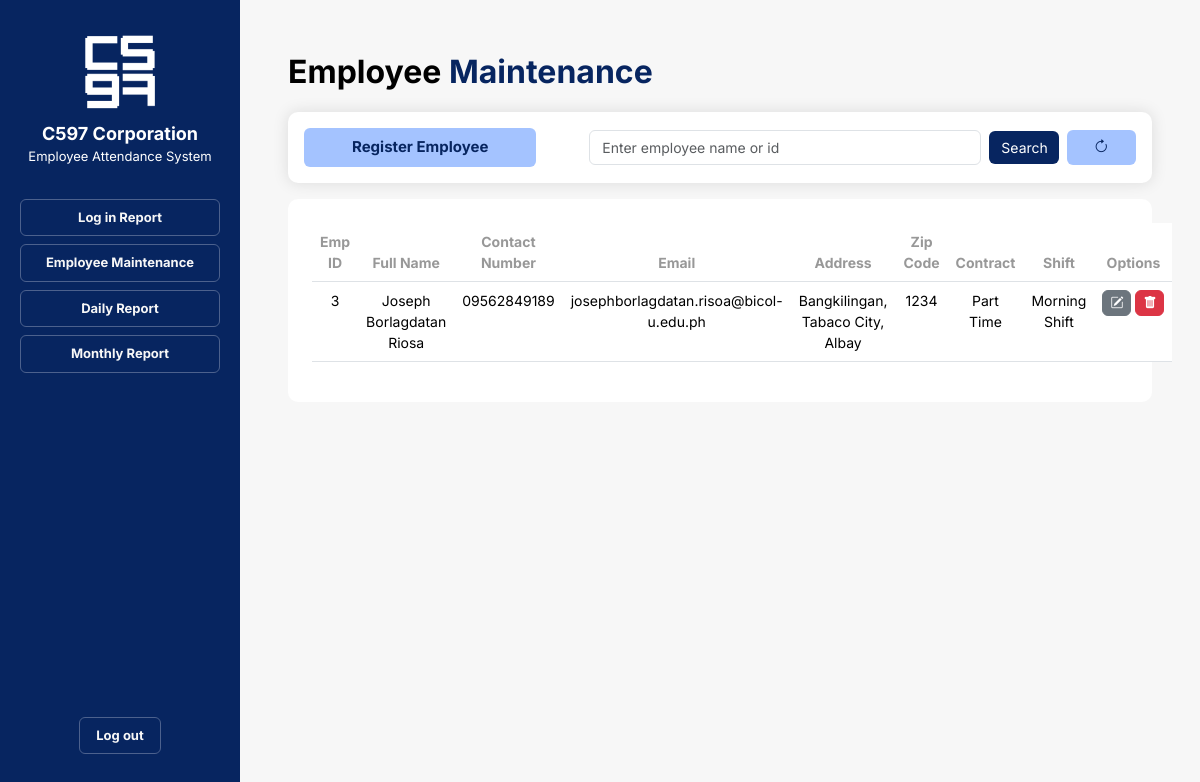
The page /pages/admin/employee-maintenance.php?emp_id=3 on the database its author committed.
### tables this page shows
CREATE TABLE `employee` (
  `emp_id` int(11) NOT NULL,
  `password` varchar(30) NOT NULL,
  `first_name` varchar(50) DEFAULT NULL,
  `middle_name` varchar(50) DEFAULT NULL,
  `last_name` varchar(50) DEFAULT NULL,
  `address` varchar(100) DEFAULT NULL,
  `zip` varchar(4) DEFAULT NULL,
  `contact_number` varchar(11) DEFAULT NULL,
  `email_address` varchar(50) DEFAULT NULL,
  `contract` varchar(50) NOT NULL,
  `shift` varchar(25) NOT NULL
);

### pages/admin/emp-load.php (the view)
<?php
    echo "<tr>";
    echo "<td>" . $row["emp_id"] . "</td>";
    echo "<td>" . $row["first_name"] . " " . $row["middle_name"] . " " . $row["last_name"] . "</td>";
    echo "<td>" . $row["contact_number"] . "</td>";
    echo "<td>" . $row["email_address"] . "</td>";
    echo "<td>" . $row["address"] . "</td>";
    echo "<td>" . $row["zip"] . "</td>";
    echo "<td>" . $row["contract"] . "</td>";
    echo "<td>" . $row["shift"] . "</td>";
    echo "<td>
        <div class='btn_container me-0 d-flex gap-1'>
            <a href='employee-edit.php?emp_id=" . $row["emp_id"] . "' class='nav-link'><button class='btn btn-secondary'><i class='bi bi-pencil-square'></i></button></a>
            <a href='employee-delete.php?emp_id=" . $row["emp_id"] . "' class='nav-link'><button class='btn btn-danger'><i class='bi bi-trash-fill'></i></button></a>
        </div>
    </td>";
    echo "</tr>";
?>

### pages/admin/employee-maintenance.php (shortened to what this page needs)
<!DOCTYPE html>
<html lang="en">
<head>
    <link rel="stylesheet" href="https://cdn.jsdelivr.net/npm/bootstrap@5.3.2/dist/css/bootstrap.min.css">
    <link rel="stylesheet" href="https://cdn.jsdelivr.net/npm/bootstrap-icons@1.11.2/font/bootstrap-icons.min.css">
    <link rel="stylesheet" href="../css/nav-bar.css">
    <link rel="stylesheet" href="../css/employee-maintenance.css">
</head>
<body class="container-fluid">
    <div class="container-fluid row gap-0">
        <?php
            include('../php/nav-bar.php');
        ?>
        <div class="right_panel container p-5">
            <p class="header_title">Employee <span class="blue_title">Maintenance</span></p>
                <form class="search_register white_container row m-0 p-3 align-items-center justify-content-between gap-2" method="GET">
                    <div class="register_button col col-4 m-0 p-0">
                        <a class="nav-link" href="employee-registration.php"><button class="btn btn-primary px-5 py-2" type="button">Register Employee</button></a>
                    </div>
                    <div class="col col-6-sm m-0 p-0">
                        <input class="form-control w-100" type="search" placeholder="Enter employee name or id" aria-label="Search" name="emp_id">
                    </div>
                    <div class="search_button col col-1 m-0 p-0">
                        <input class="btn btn-primary w-100" type="submit" value="Search">
                    </div>
                    <div class="register_button col col-1 ms-auto p-0">
                        <a href="employee-maintenance.php"><button type="button" class="btn btn-primary w-100"><i class="bi bi-arrow-clockwise"></i></button></a>
                    </div>
                </form>
            <div class="white_container row mt-3 p-4 mx-0 text-center justify-content-evenly">
                <table class="table">
                    <thead>
                        <tr>
                            <th scope="col">Emp ID</th>
                            <th scope="col">Full Name</th>
                            <th scope="col">Contact Number</th>
                            <th scope="col">Email</th>
                            <th scope="col">Address</th>
                            <th scope="col">Zip Code</th>
                            <th scope="col">Contract</th>
                            <th scope="col">Shift</th>
                            <th scope="col">Options</th>
                        </tr>
                    </thead>
                    <tbody class="table_body">
                        <?php
                            include_once __DIR__ . '/../php/connection.php';
                            if (isset($_GET["emp_id"])) {
                                $emp_id = $_GET["emp_id"];
                                $sql = "SELECT * FROM employee WHERE emp_id = '" . $emp_id . "' OR CONCAT(first_name, ' ', middle_name, ' ', last_name) LIKE '%" . $emp_id . "%'";
                                $result = mysqli_query($conn, $sql);
                                if (mysqli_num_rows($result) > 0) {
                                    while ($row = mysqli_fetch_assoc($result)) {
                                        include "emp-load.php";
                                    }
                                } else {
                                    $emp_notfound = true;
                                }
                            }
                        ?>
                    </tbody>
                </table>
            </div>
        </div>
    </div>
</body>
</html>

### pages/css/nav-bar.css (style rules this page uses)
body { font-family: 'Inter', sans-serif; }

### pages/css/employee-maintenance.css (style rules this page uses)
a { margin: 0; padding: 0; }
body { font-family: 'Inter', sans-serif; background: #f7f7f7; }
.blue_title { color: #072560; }
.btn_container .btn { font-size: 13px; padding: 2.5px 7px; }
.container-fluid { margin: 0; padding: 0; }
.header_title { font-weight: bold; font-size: 2rem; }
.register_button button, .register_button button:hover { background-color: #A4C3FF; border: none; color: #072560; font-weight: bold; font-size: 15px; }
.right_panel { width: 80%; margin-left: 20%; color: black; min-height: 100vh; }
.search_button input, .search_button input:hover { border: none; background-color: #072560; color: white; font-size: 14px; }
.search_register { box-shadow: 0 0 15px 1px rgba(0, 0, 0, 0.1); }
.search_register input { font-size: 14px; }
.table th { color: #989898; }
.table th, .table_body td { font-size: 14px; }
.white_container { background-color: #fff; border-radius: 10px; padding: 10px; }

### rows shown on the page
employee: emp_id "3", first_name "Joseph", middle_name "Borlagdatan", last_name "Riosa", contact_number "09562849189", email_address "josephborlagdatan.risoa@bicol-u.edu.ph", address "Bangkilingan, Tabaco City, Albay", zip "1234", contract "Part Time", shift "Morning Shift"
